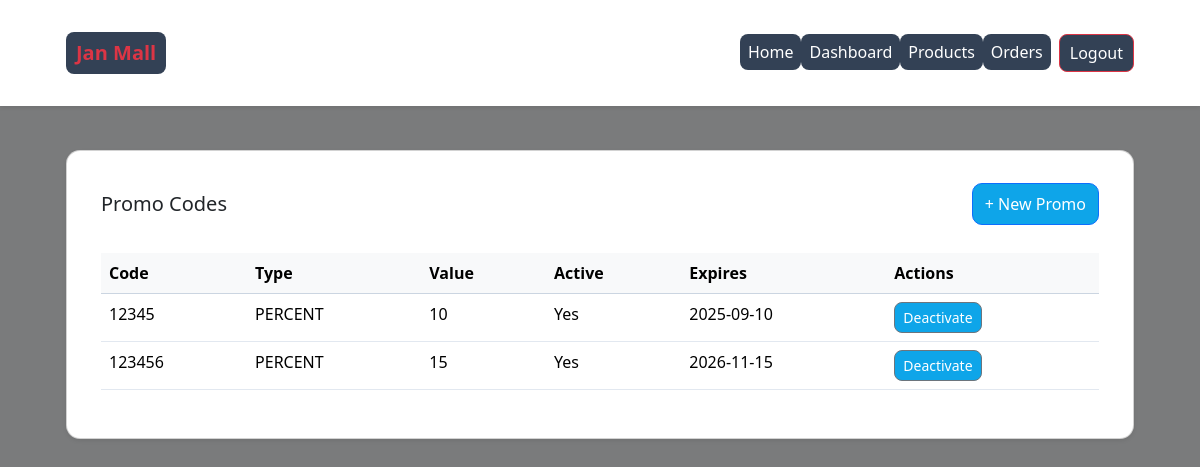
Page /admin/promocodes (signed in) on the committed database.
### app.py (models this page shows)
class PromoCode(db.Model):
    id = db.Column(db.Integer, primary_key=True)
    code = db.Column(db.String(40), unique=True, nullable=False)
    discount_type = db.Column(db.String(10), nullable=False, default='percent')  # percent or fixed
    discount_value = db.Column(db.Float, nullable=False, default=0.0)
    active = db.Column(db.Boolean, nullable=False, default=True)
    expires_at = db.Column(db.DateTime, nullable=True)

### app.py (the view)
@app.route("/admin/promocodes")
@login_required
@role_required("admin")
def promocodes_list():
    codes = PromoCode.query.order_by(PromoCode.code.asc()).all()
    return render_template("promocodes.html", codes=codes)

### app.py (called while the page is built)
@login_manager.user_loader
def load_user(user_id):
    return User.query.get(int(user_id))

def role_required(*roles):
    def decorator(fn):
        @wraps(fn)
        def wrapper(*args, **kwargs):
            if not current_user.is_authenticated:
                return login_manager.unauthorized()
            if current_user.role not in roles:
                abort(403)
            return fn(*args, **kwargs)
        return wrapper
    return decorator

### templates/promocodes.html
{% extends "base.html" %}
{% block content %}
<div class="card shadow-sm">
  <div class="card-body">
    <div class="d-flex justify-content-between align-items-center mb-3">
      <h5 class="card-title m-0">Promo Codes</h5>
      <a class="btn btn-primary" href="{{ url_for('promocode_new') }}">+ New Promo</a>
    </div>
    <div class="table-responsive">
      <table class="table table-hover align-middle">
        <thead class="table-light"><tr><th>Code</th><th>Type</th><th>Value</th><th>Active</th><th>Expires</th><th>Actions</th></tr></thead>
        <tbody>
        {% for p in codes %}
          <tr>
            <td>{{ p.code }}</td>
            <td class="text-uppercase">{{ p.discount_type }}</td>
            <td>{{ '%.0f'|format(p.discount_value) if p.discount_type=='percent' else '%.2f'|format(p.discount_value) }}</td>
            <td>{{ 'Yes' if p.active else 'No' }}</td>
            <td>{{ p.expires_at.strftime('%Y-%m-%d') if p.expires_at else '-' }}</td>
            <td>
              <form method="post" action="{{ url_for('promocode_toggle', pid=p.id) }}">
                <button class="btn btn-sm btn-outline-secondary" type="submit">{{ 'Deactivate' if p.active else 'Activate' }}</button>
              </form>
            </td>
          </tr>
        {% endfor %}
        </tbody>
      </table>
    </div>
  </div>
</div>
{% endblock %}

### static/style.css (style rules this page uses)
* { box-sizing:border-box }
body { font-family:system-ui,-apple-system,Segoe UI,Roboto,Helvetica,Arial,sans-serif; margin:0; background:#f6f7fb; color:#222; }
.card { background:#fff; padding:16px 18px; border-radius:14px; box-shadow:0 4px 16px rgba(0,0,0,.06); margin-bottom:16px }
input,button,select { padding:10px; border:1px solid #cbd5e1; border-radius:10px }
button { background:#0ea5e9; color:#fff; border:none; cursor:pointer }
.btn { display:inline-block; padding:8px 12px; background:#0ea5e9; color:#fff; border-radius:10px; text-decoration:none }
.btn-sm { padding:4px 8px; background:#0ea5e9; border-radius:8px; color:#fff; text-decoration:none }
table { width:100%; border-collapse:collapse; margin-top:12px }
thead th { background:#e2e8f0; text-align:left; padding:8px; border-bottom:1px solid #cbd5e1 }
td { padding:8px; border-bottom:1px solid #e2e8f0; vertical-align:top }
body { background: linear-gradient(rgba(0,0,0,0.5), rgba(0,0,0,0.5)), url("https://media.istockphoto.com/id/486699578/vector/people-shopping-in-a-mall.jpg?s=612x612&w=0&k=20&c=DrPda7Bn5fgKFFAD6-f1dXG54OsqTBi05Ga1gcmrh08=") no-repeat center center fixed; background-size: cover; }

### templates/base.html (style rules this page uses)
body { background-color: #f5f6f8; }

### rows in the picture
PromoCode: code "12345", discount_type "PERCENT", discount_type+discount_value "10", active "Yes", expires_at "2025-09-10", active "Deactivate"
PromoCode: code "123456", discount_type "PERCENT", discount_type+discount_value "15", active "Yes", expires_at "2026-11-15", active "Deactivate"
